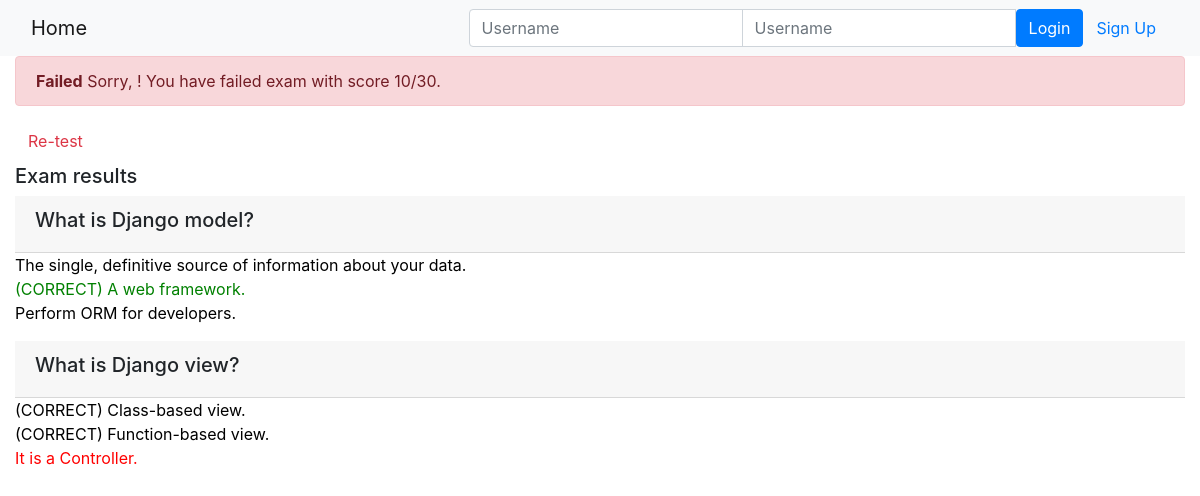
Page /onlinecourse/course/1/submission/1/result on the committed database.
### onlinecourse/models.py (models this page shows, shortened)
class Question(models.Model):
    text = models.CharField(max_length=200)
    course = models.ForeignKey(Course, on_delete=models.CASCADE)
    rating = models.FloatField(default=5.0)

class Choice(models.Model):
    id = models.UUIDField(primary_key = True,
                default = uuid.uuid4,
                editable = False)
    text = models.CharField(max_length=200)
    questions = models.ForeignKey(Question, on_delete=models.CASCADE)
    correct = models.BooleanField(default=False)

### onlinecourse/views.py (the view)
# urls.py: path('course/<int:course_id>/submission/<int:submission_id>/result', views.show_exam_result, name='show_exam_result'),
def show_exam_result(request, course_id, submission_id):
    course = get_object_or_404(Course, pk=course_id)
    submission = get_object_or_404(Submission, pk=submission_id)
    score = 0
    for choice in submission.choices.all():
        print(choice.text)
        if choice.correct:
            score = score + 1
    context = {}
    context["course"] = course
    context["grade"] = score * 10
    context["choices"] = submission.choices.all()
    return render(request, 'onlinecourse/exam_result_bootstrap.html', context)

### onlinecourse/templates/onlinecourse/exam_result_bootstrap.html (shortened to what this page needs)
<!DOCTYPE html>
<html lang="en">
<head>
    {% load static %}
    <link rel="stylesheet" href="https://maxcdn.bootstrapcdn.com/bootstrap/4.5.2/css/bootstrap.min.css">
</head>
<body>
 <nav class="navbar navbar-light bg-light">
    <div class="container-fluid">
        <div class="navbar-header">
              <a class="navbar-brand" href="{% url 'onlinecourse:index' %}">Home</a>
        </div>
        <ul class="nav navbar-nav navbar-right">
            {% if user.is_authenticated %}
            <li>
                <a class="btn btn-link" href="#">{{ user.first_name }}({{ user.username }})</a>
                <a class="btn btn-link" href="{% url 'onlinecourse:logout' %}">Logout</a>
            </li>
            {% else %}
            <li>
                <form class="form-inline" action="{% url 'onlinecourse:login' %}" method="post">
                    <div class="input-group">
                        <input type="text" class="form-control" placeholder="Username" name="username" >
                        <input type="password" class="form-control" placeholder="Username" name="psw" >
                        <button class="btn btn-primary" type="submit">Login</button>
                        <a class="btn btn-link" href="{% url 'onlinecourse:registration' %}">Sign Up</a>
                    </div>
                </form>
            </li>
            {% endif %}
        </ul>
    </div>
</nav>
<div class="container-fluid">
    {% if grade > 20 %}
    <div class="alert alert-success">
        Congratulations, {{ user.username }}! You have passed the exam and completed the course with score {{ grade }}/30.
    </div>
        {% else %}
        <div class="alert alert-danger">
            <b>Failed</b> Sorry, {{ user.username }}! You have failed exam with score {{ grade }}/30.
        </div>
        <a class="btn btn-link text-danger" href="{% url 'onlinecourse:course_details' course.id %}">Re-test</a>
        {% endif %}
        <div class="card-columns-vertical mt-1">
        <h5 class="">Exam results</h5>
        {% for question in course.question_set.all %}
        <div class="card-header">
            <h5>{{ question.text}}</h5>
        </div>
        <div class="form-group">
        {% for choice in question.choice_set.all %}
        {% if choice in choices %}
        <div>
            {% if choice.correct %}
            <div style="color: green">
            (CORRECT) {{ choice.text}}
            </div>
            {% else %}
            <div style="color: red">
            {{ choice.text}}
            </div>
            {% endif %}
        </div>
        {% else %}
        <div>
            {% if choice.correct %}
            <div style="color: black">
            (CORRECT) {{ choice.text}}
            </div>
            {% else %}
            <div style="color: black">
             {{ choice.text}}
            </div>
            {% endif %}
        </div>
        {% endif %}
        {% endfor %}
        </div>
        {% endfor %}
        </div>
    </div>
</body>
</html>

### rows in the picture
Question: text "What is Django model?"
Choice: text "The single, definitive source of information about your data."
Choice: text "A web framework."
Choice: text "Perform ORM for developers."
Question: text "What is Django view?"
Choice: text "Class-based view."
Choice: text "Function-based view."
Choice: text "It is a Controller."

### other values in the picture
{{ grade }} "10"
